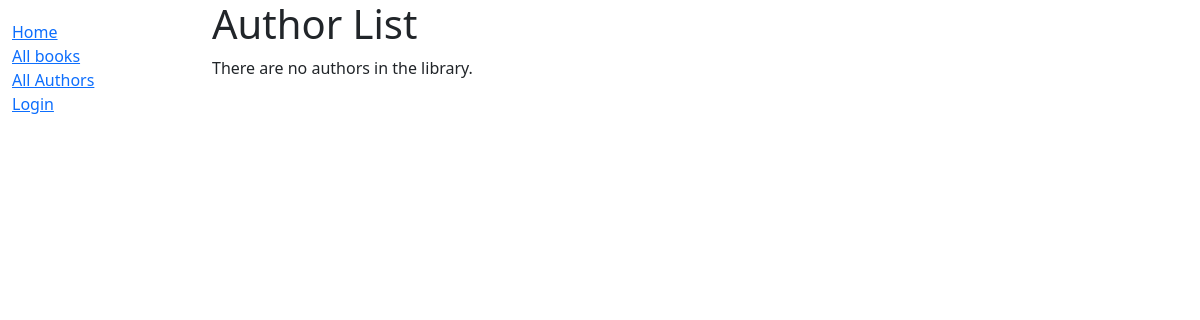
Before: /catalog/authors with the older database file.
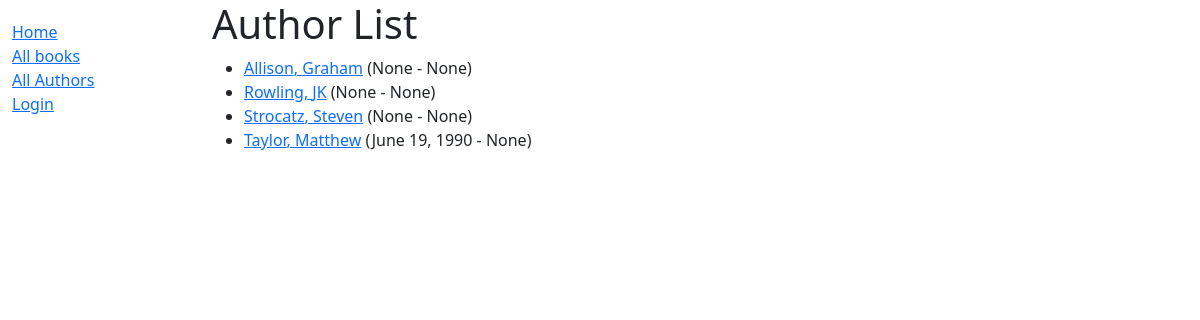
After: the same page with the newer database file.
### catalog/models.py (models this page shows, shortened)
class Author(models.Model):
    first_name = models.CharField(max_length=100)
    last_name = models.CharField(max_length=100)
    date_of_birth = models.DateField(null=True, blank=True)
    date_of_death = models.DateField('Died', null=True, blank=True)
    class Meta:
        ordering = ['last_name', 'first_name']
    def get_absolute_url(self):
        return reverse('author-detail', args=[str(self.id)])

### catalog/views.py (the view)
# urls.py: path('authors', views.AuthorListView.as_view(), name='authors'),
class AuthorListView(generic.ListView):
    model = Author

### catalog/templates/catalog/author_list.html
{% extends "base_generic.html" %}
{% block content %}
  <h1>Author List</h1>
  {% if author_list %}
    <ul>
      {% for author in author_list %}
      <li>
        <a href="{{ author.get_absolute_url }}">{{ author.last_name }}, {{ author.first_name }}</a>
        ({{author.date_of_birth}} - {{author.date_of_death}})
      </li>
      {% endfor %}
    </ul>
  {% else %}
    <p>There are no authors in the library.</p>
  {% endif %}
{% endblock %}

### catalog/templates/base_generic.html (shortened to what this page needs)
<!DOCTYPE html>
<html lang="en">
  <head>
    <link
      href="https://cdn.jsdelivr.net/npm/bootstrap@5.1.3/dist/css/bootstrap.min.css"
      rel="stylesheet"
 />
    {% load static %}
    <link rel="stylesheet" href="{% static 'css/styles.css' %}" />
  </head>
  <body>
    <div class="container-fluid">
      <div class="row">
        <div class="col-sm-2">
          {% block sidebar %}
            <ul class="sidebar-nav">
              <li><a href="{% url 'index' %}">Home</a></li>
              <li><a href="{% url 'books' %}">All books</a></li>
              <li><a href="{% url 'authors' %}">All Authors</a></li>
              {% if user.is_authenticated %}
                <li>User: {{ user.get_username }}</li>
                <li><a href="{% url 'my-borrowed' %}">My Borrowed</a></li>
                <li><a href="{% url 'logout' %}?next={{ request.path }}">Logout</a></li>
              {% else %}
                <li><a href="{% url 'login' %}?next={{ request.path }}">Login</a></li>
              {% endif %}
            </ul>
          {% endblock %}
        </div>
        <div class="col-sm-10 ">{% block content %}{% endblock %}
        </div>
      </div>
    </div>
  </body>
</html>

### catalog/static/css/styles.css (style rules this page uses)
.sidebar-nav { margin-top: 20px; padding: 0; list-style: none; }

Changed rows visible on the page:
added Author: last_name "Allison", first_name "Graham", date_of_birth "None", date_of_death "None"
added Author: last_name "Rowling", first_name "JK", date_of_birth "None", date_of_death "None"
added Author: last_name "Strocatz", first_name "Steven", date_of_birth "None", date_of_death "None"
added Author: last_name "Taylor", first_name "Matthew", date_of_birth "June 19, 1990", date_of_death "None"
Other visible differences:
text no longer shown: "There are no authors in the library."
